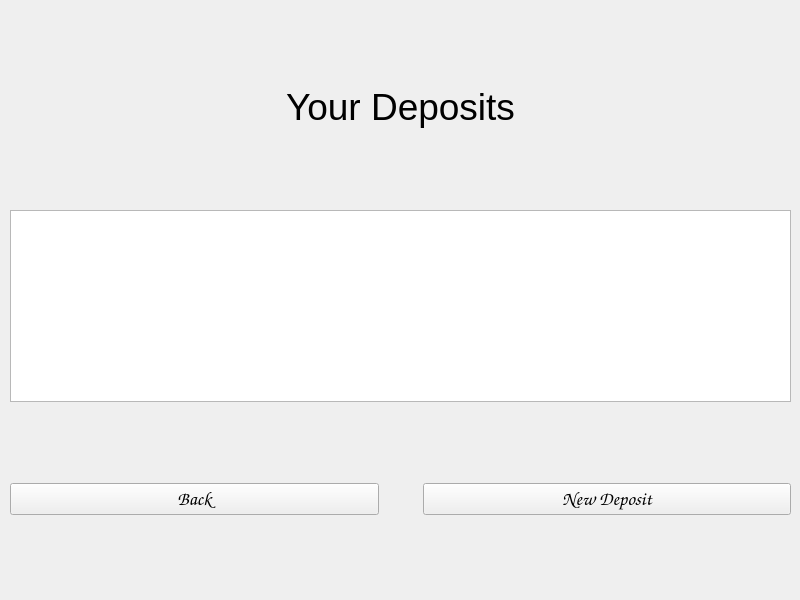
<?xml version="1.0" encoding="UTF-8"?>
<ui version="4.0">
 <class>DepositsMenu</class>
 <widget class="QWidget" name="DepositsMenu">
  <property name="geometry">
   <rect>
    <x>0</x>
    <y>0</y>
    <width>800</width>
    <height>600</height>
   </rect>
  </property>
  <property name="font">
   <font>
    <family>Comic Sans MS</family>
    <pointsize>14</pointsize>
   </font>
  </property>
  <property name="windowTitle">
   <string>Form</string>
  </property>
  <widget class="QWidget" name="verticalLayoutWidget">
   <property name="geometry">
    <rect>
     <x>10</x>
     <y>10</y>
     <width>781</width>
     <height>581</height>
    </rect>
   </property>
   <layout class="QVBoxLayout" name="MainLayout">
    <item>
     <spacer name="verticalSpacer_2">
      <property name="orientation">
       <enum>Qt::Vertical</enum>
      </property>
      <property name="sizeHint" stdset="0">
       <size>
        <width>20</width>
        <height>40</height>
       </size>
      </property>
     </spacer>
    </item>
    <item>
     <widget class="QLabel" name="DepositsLabel">
      <property name="font">
       <font>
        <family>Arial</family>
        <pointsize>28</pointsize>
       </font>
      </property>
      <property name="text">
       <string>Your Deposits</string>
      </property>
      <property name="textFormat">
       <enum>Qt::PlainText</enum>
      </property>
      <property name="alignment">
       <set>Qt::AlignBottom|Qt::AlignHCenter</set>
      </property>
     </widget>
    </item>
    <item>
     <spacer name="verticalSpacer_4">
      <property name="orientation">
       <enum>Qt::Vertical</enum>
      </property>
      <property name="sizeHint" stdset="0">
       <size>
        <width>20</width>
        <height>40</height>
       </size>
      </property>
     </spacer>
    </item>
    <item>
     <widget class="QTableView" name="deposits_table">
      <property name="frameShape">
       <enum>QFrame::StyledPanel</enum>
      </property>
      <property name="sizeAdjustPolicy">
       <enum>QAbstractScrollArea::AdjustIgnored</enum>
      </property>
      <property name="editTriggers">
       <set>QAbstractItemView::NoEditTriggers</set>
      </property>
      <property name="showDropIndicator" stdset="0">
       <bool>false</bool>
      </property>
      <property name="alternatingRowColors">
       <bool>true</bool>
      </property>
      <property name="selectionMode">
       <enum>QAbstractItemView::NoSelection</enum>
      </property>
      <property name="selectionBehavior">
       <enum>QAbstractItemView::SelectRows</enum>
      </property>
     </widget>
    </item>
    <item>
     <spacer name="verticalSpacer">
      <property name="orientation">
       <enum>Qt::Vertical</enum>
      </property>
      <property name="sizeHint" stdset="0">
       <size>
        <width>20</width>
        <height>40</height>
       </size>
      </property>
     </spacer>
    </item>
    <item>
     <layout class="QHBoxLayout" name="ButtonsLayout">
      <item>
       <widget class="QPushButton" name="back_button">
        <property name="font">
         <font>
          <family>Comic Sans MS</family>
          <pointsize>14</pointsize>
         </font>
        </property>
        <property name="text">
         <string>Back</string>
        </property>
       </widget>
      </item>
      <item>
       <spacer name="horizontalSpacer_2">
        <property name="orientation">
         <enum>Qt::Horizontal</enum>
        </property>
        <property name="sizeType">
         <enum>QSizePolicy::Minimum</enum>
        </property>
        <property name="sizeHint" stdset="0">
         <size>
          <width>38</width>
          <height>18</height>
         </size>
        </property>
       </spacer>
      </item>
      <item>
       <widget class="QPushButton" name="new_deposit_button">
        <property name="text">
         <string>New Deposit</string>
        </property>
       </widget>
      </item>
     </layout>
    </item>
    <item>
     <spacer name="verticalSpacer_3">
      <property name="orientation">
       <enum>Qt::Vertical</enum>
      </property>
      <property name="sizeHint" stdset="0">
       <size>
        <width>20</width>
        <height>40</height>
       </size>
      </property>
     </spacer>
    </item>
   </layout>
  </widget>
 </widget>
 <resources/>
 <connections/>
</ui>
